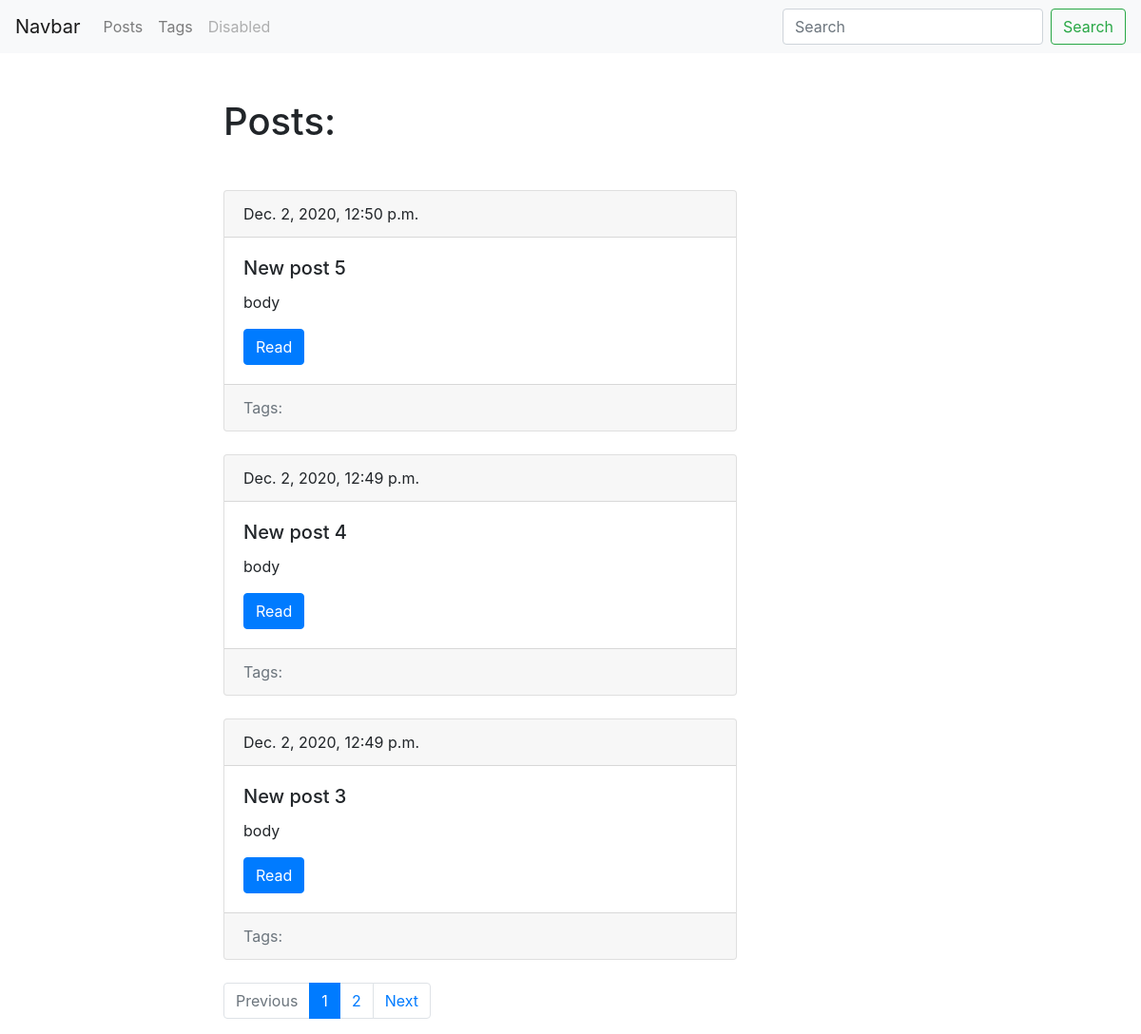
The page /blog/ on the database as committed earlier.
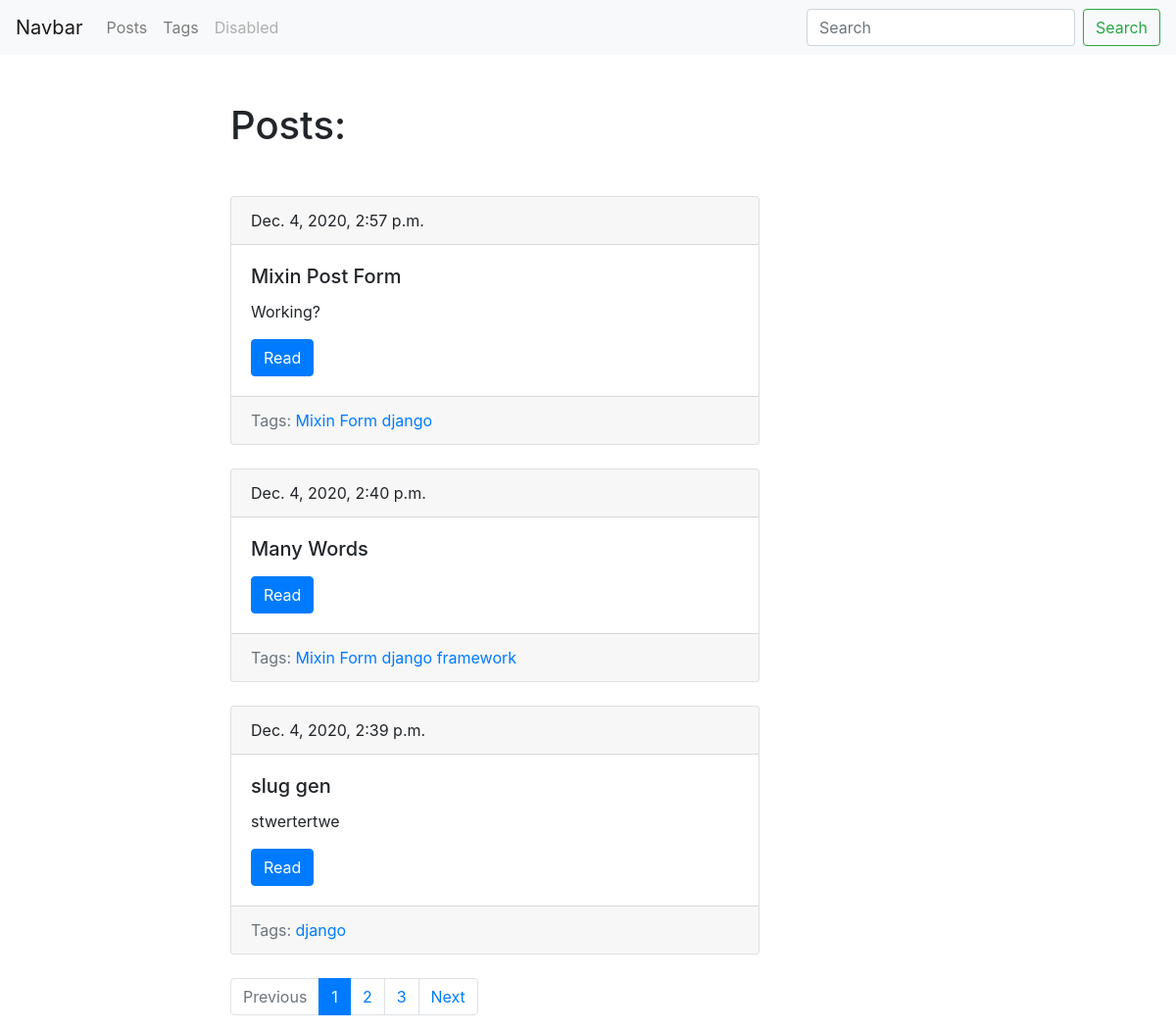
The same page on the database as committed later.
### blog/models.py (models this page shows, shortened)
class Post(models.Model):
	title = models.CharField(max_length=150, db_index=True)
	slug = models.SlugField(max_length=150, blank=True, unique=True)
	body = models.TextField(blank=True, db_index=True)
	tags = models.ManyToManyField('Tag', blank=True, related_name='posts')
	date_pub = models.DateTimeField(auto_now_add=True)
	def get_absolute_url(self):
		return reverse('post_detail_url', kwargs={'slug': self.slug})
	class Meta:
		ordering = ['-date_pub']

class Tag(models.Model):
	title = models.CharField(max_length=50)
	slug = models.SlugField(max_length=50, unique=True)
	def get_absolute_url(self):
		return reverse('tag_detail_url', kwargs={'slug': self.slug})
	class Meta:
		ordering = ['title']

### blog/views.py (the view)
# urls.py: path('', views.post_list, name='post_list'),
def post_list(request):
	search_query = request.GET.get('search', '')
	if search_query:
		posts = Post.objects.filter(Q(title__icontains=search_query) | Q(body__icontains=search_query))
	else:
		posts = Post.objects.all()
	paginator = Paginator(posts, 3)
	page_number = request.GET.get('page', 1)
	page = paginator.get_page(page_number)
	is_paginated = page.has_other_pages()
	if page.has_previous():
		prev_url = f'?page={page.previous_page_number()}'
	else:
		prev_url = ''
	if page.has_next():
		next_url = f'?page={page.next_page_number()}'
	else:
		next_url = ''
	context = {
		'page_object': page,
		'is_paginated': is_paginated,
		'prev_url': prev_url,
		'next_url': next_url
	}
	return render(request, 'blog/index.html', context=context)

### blog/templates/blog/index.html (shortened to what this page needs)
{% extends 'blog/base_blog.html' %}
{% block content %}
  <h1 class="mb-5">Posts:</h1>
  {% for post in page_object.object_list %}
    {% include 'blog/includes/post_card_template.html' %}
  {% endfor %}
{% endblock %}

### blog/templates/blog/includes/post_card_template.html
<div class="card mb-4">
	<div class="card-header">
		{{ post.date_pub }}
	</div>
	<div class="card-body">
		<h5 class="card-title">{{ post.title }}</h5>
		<p class="card-text">{{ post.body|truncatewords:15 }}</p>
		<a href="{{ post.get_absolute_url }}" class="btn btn-primary">Read</a>
	</div>
	<div class="card-footer text-muted">
	    Tags:
	    {% for tag in post.tags.all %}
	    	<a href="{{ tag.get_absolute_url }}">{{tag.title}}</a>
	    {% endfor %}
  	</div>
</div>

Rows that differ between the two databases and show on the page:
no longer on this page (row unchanged): Post: date_pub "Dec. 2, 2020, 12:50 p.m.", title "New post 5", body "body"
no longer on this page (row unchanged): Post: date_pub "Dec. 2, 2020, 12:49 p.m.", title "New post 4", body "body"
no longer on this page (row unchanged): Post: date_pub "Dec. 2, 2020, 12:49 p.m.", title "New post 3", body "body"
added Post: date_pub "Dec. 4, 2020, 2:57 p.m.", title "Mixin Post Form", body "Working?"
added Tag: title "Mixin Form"
now on this page (row unchanged): Tag: title "django"
added Post: date_pub "Dec. 4, 2020, 2:40 p.m.", title "Many Words"
now on this page (row unchanged): Tag: title "framework", shown under "Dec. 4, 2020, 2:40 p.m."
added Post: date_pub "Dec. 4, 2020, 2:39 p.m.", title "slug gen", body "stwertertwe"
Other text that changed with them:
new list line: "3"
